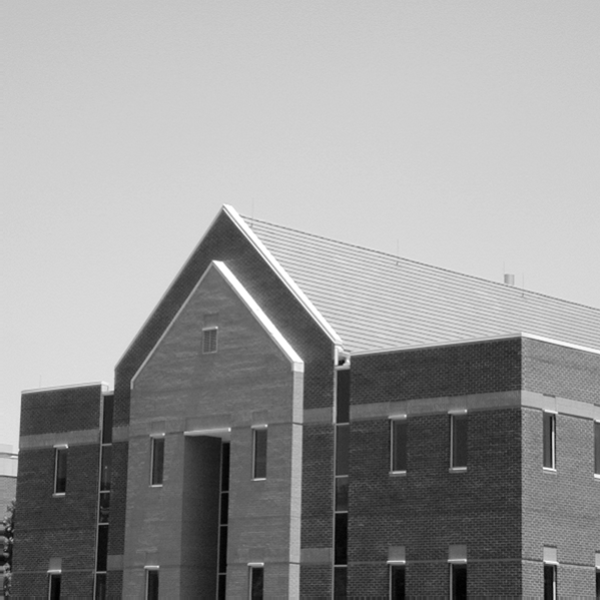
%> input picture filtering_in_frequency_domain/3_filter_space2frequcy_domain_transformation/Fig0438(a)(bld_600by600).tif, 600 x 600 px
$ octave filter_space2frequcy_domain_transformation.m   (GNU Octave 9; MATLAB toolbox functions it lacks are replaced by stand-ins)
%> lines starting %> are read from the running program, lines starting %| are printed output that depends on the picture
%Fourier Transform of a spacial filter
f=imread('Fig0438(a)(bld_600by600).tif');
%> f is the input picture: size 600x600 uint8; min 0, max 255, mean 152.8
[M,N]=size(f);
%> M = 600; N = 600

F=fft2(f,2*M,2*N);
%Sobel filter
h=[-1 0 1; -2 0 2; -1 0 1];
%h=[-1,-2,-1;0,0,0;1,2,1];

 H=fft2(h,2*M,2*N);
 imshow(abs(H),[]);
 G=F.*H;
 g=abs(ifft2(G));
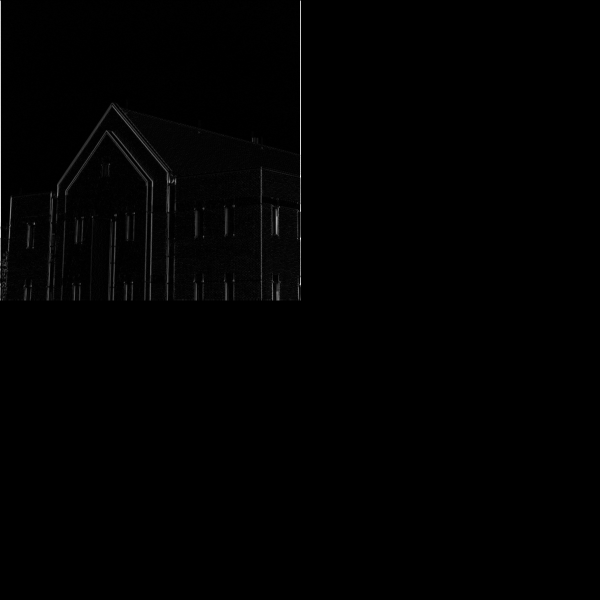
%> g: size 1200x1200 double (shown at 1/2 size); min 0, max 987, mean 5.8; drawn with min black and max white
 figure,
 imshow(g(1:M,1:N),[])
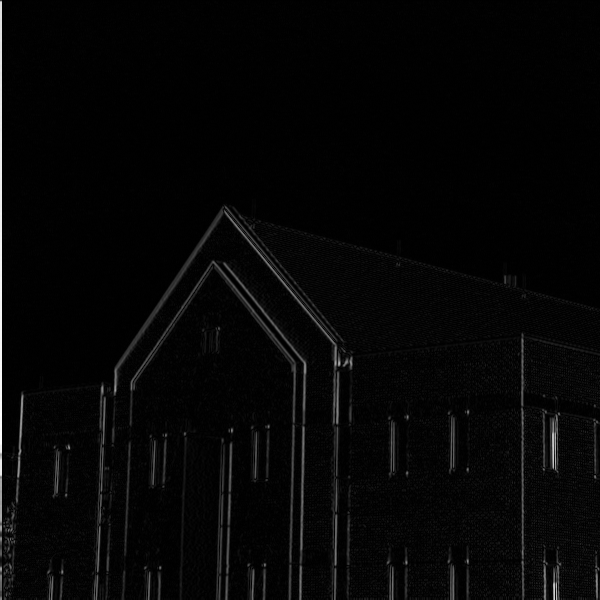
%> displayed picture: size 600x600, on the screen's scale of 0 to 255; min 0, max 255, mean 6
